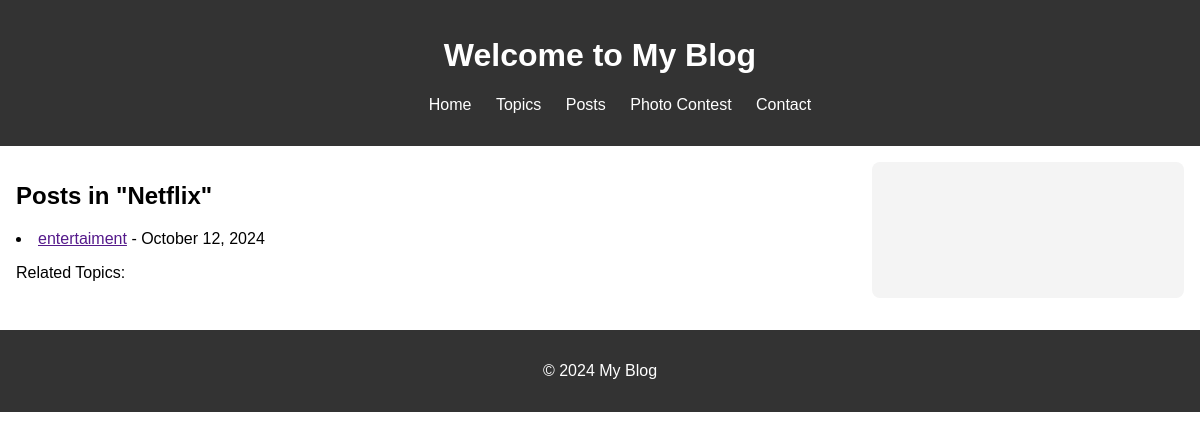
The page /topics/ent/ on the database its author committed.
### bpAp/models.py (models this page shows, shortened)
class Topic(models.Model):
    name = models.CharField(max_length=200, unique=True)
    slug = models.SlugField(max_length=200, unique=True, blank=True)

class Post(models.Model):
    title = models.CharField(max_length=200)
    content = models.TextField()
    author = models.ForeignKey(User, on_delete=models.CASCADE)
    created = models.DateTimeField(auto_now_add=True)
    updated = models.DateTimeField(auto_now=True)
    status = models.CharField(max_length=10, default='draft')
    published = models.DateTimeField(null=True, blank=True)
    slug = models.SlugField(max_length=200, unique=True, blank=True)
    topics = models.ManyToManyField(Topic, related_name='posts')

### bpAp/views.py (the view)
# urls.py: path('topics/<slug:slug>/', TopicDetailView.as_view(), name='topic_detail'),
class TopicDetailView(DetailView):
    model = Topic
    template_name = 'bpAp/topic_detail.html'
    context_object_name = 'topic'
    def get_context_data(self, **kwargs):
        context = super().get_context_data(**kwargs)
        context['posts'] = Post.objects.filter(
            topics=self.get_object(),
            status='published'
        ).order_by('-published')
        return context

### bpAp/context_processors.py (called while the page is built)
def base_context(request):
    return {
        'top_topics': Topic.objects.all().order_by('name')[:5]
    }

### bpAp/templates/bpAp/topic_detail.html (shortened to what this page needs)
{% extends "bpAp/base.html" %}
{% block content %}
<h1>Posts in "{{ topic.name }}"</h1>
    {% for post in posts %}
    <li>
        <a href="{{ post.get_absolute_url }}">{{ post.title }}</a> - {{ post.published|date:"F d, Y" }}
    </li>
    {% empty %}
    <p>No posts found for this topic.</p>
    {% endfor %}
<p>Related Topics:</p>
{% endblock %}

### bpAp/static/bpAp/base.css (style rules this page uses)
body { font-family: Arial, sans-serif; margin: 0; padding: 0; }

### rows shown on the page
Topic: name "Netflix"
Post: title "entertaiment", published "October 12, 2024"
